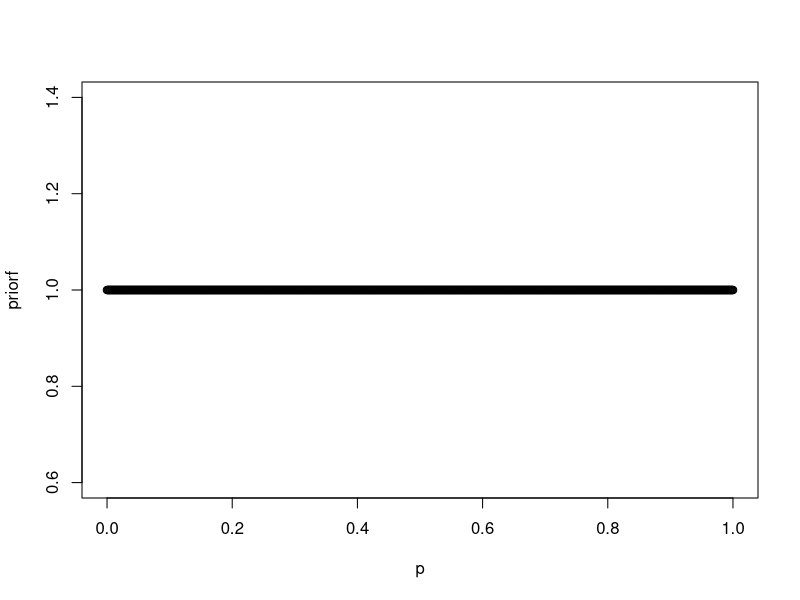
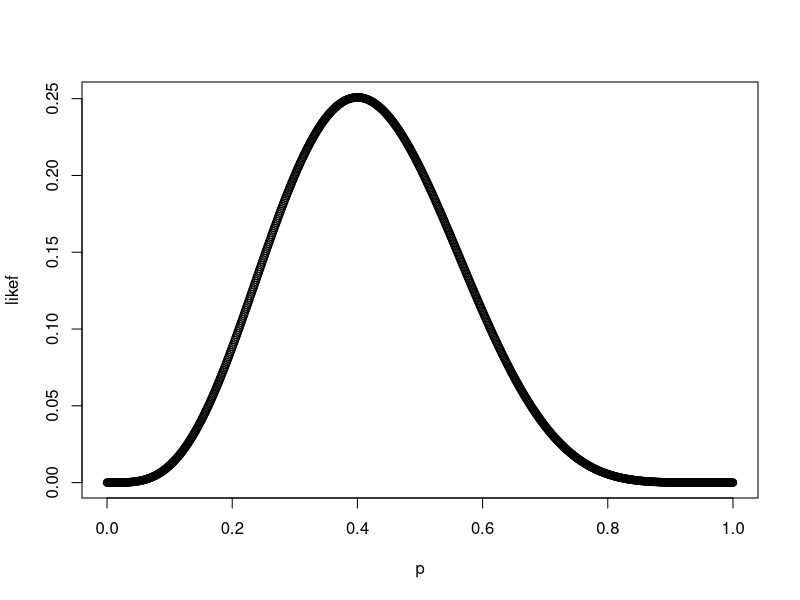
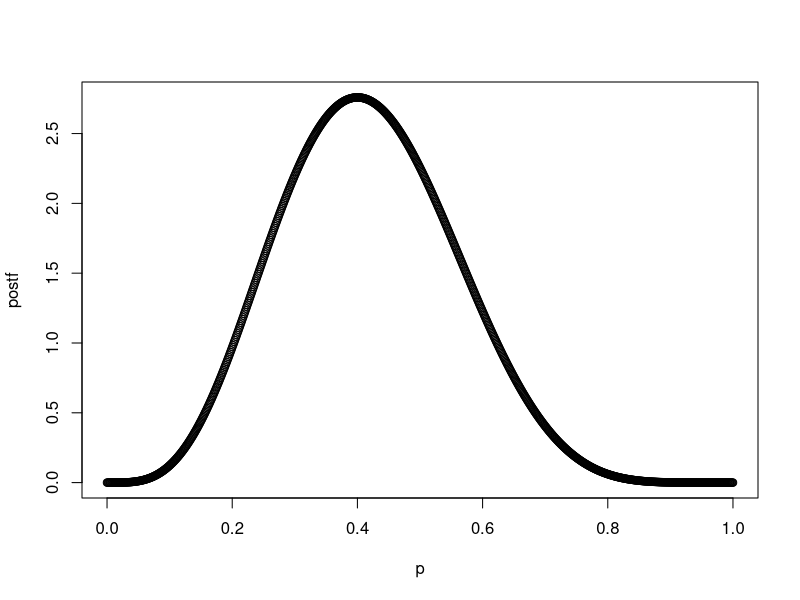

Source code (R) for these figures, in order:
# Prior hyper-parameters
a <- 1
b <- 1

# The data:
n <- 10     # Number of flips
s <- 4      # Number of heads

# What the prior looks like:
p      <- seq(from=0, to=1, length.out=1000)
priorf <- dbeta(x = p, shape1 = a, shape2 = b)
plot(p, priorf)

# What the likelihood looks like:
likef <- dbinom(x = s, size = n, prob = p )
plot(p, likef)

# What the posterior looks like:
postf <- dbeta(x = p, shape1 = s+a, shape2 = n-s+b)
plot(p, postf)
